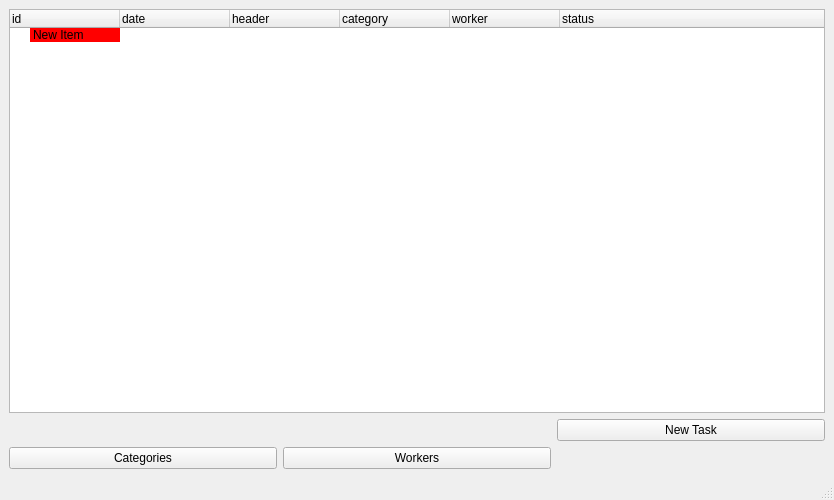
<?xml version="1.0" encoding="UTF-8"?>
<ui version="4.0">
 <class>Main</class>
 <widget class="QMainWindow" name="Main">
  <property name="geometry">
   <rect>
    <x>0</x>
    <y>0</y>
    <width>834</width>
    <height>500</height>
   </rect>
  </property>
  <property name="windowTitle">
   <string>MainWindow</string>
  </property>
  <widget class="QWidget" name="centralwidget">
   <layout class="QGridLayout" name="gridLayout">
    <item row="1" column="2">
     <widget class="QPushButton" name="newTask">
      <property name="text">
       <string>New Task</string>
      </property>
     </widget>
    </item>
    <item row="0" column="0" colspan="3">
     <widget class="QTreeWidget" name="treeWidget">
      <attribute name="headerDefaultSectionSize">
       <number>110</number>
      </attribute>
      <column>
       <property name="text">
        <string>id</string>
       </property>
      </column>
      <column>
       <property name="text">
        <string>date</string>
       </property>
      </column>
      <column>
       <property name="text">
        <string>header</string>
       </property>
      </column>
      <column>
       <property name="text">
        <string>category</string>
       </property>
      </column>
      <column>
       <property name="text">
        <string>worker</string>
       </property>
      </column>
      <column>
       <property name="text">
        <string>status</string>
       </property>
      </column>
      <item>
       <property name="text">
        <string>New Item</string>
       </property>
       <property name="background">
        <brush brushstyle="SolidPattern">
         <color alpha="255">
          <red>255</red>
          <green>0</green>
          <blue>0</blue>
         </color>
        </brush>
       </property>
       <property name="text">
        <string/>
       </property>
      </item>
     </widget>
    </item>
    <item row="2" column="0">
     <widget class="QPushButton" name="pushButton_2">
      <property name="text">
       <string>Categories</string>
      </property>
     </widget>
    </item>
    <item row="2" column="1">
     <widget class="QPushButton" name="pushButton">
      <property name="text">
       <string>Workers</string>
      </property>
     </widget>
    </item>
   </layout>
  </widget>
  <widget class="QMenuBar" name="menubar">
   <property name="geometry">
    <rect>
     <x>0</x>
     <y>0</y>
     <width>834</width>
     <height>27</height>
    </rect>
   </property>
  </widget>
  <widget class="QStatusBar" name="statusbar"/>
 </widget>
 <resources/>
 <connections/>
</ui>
